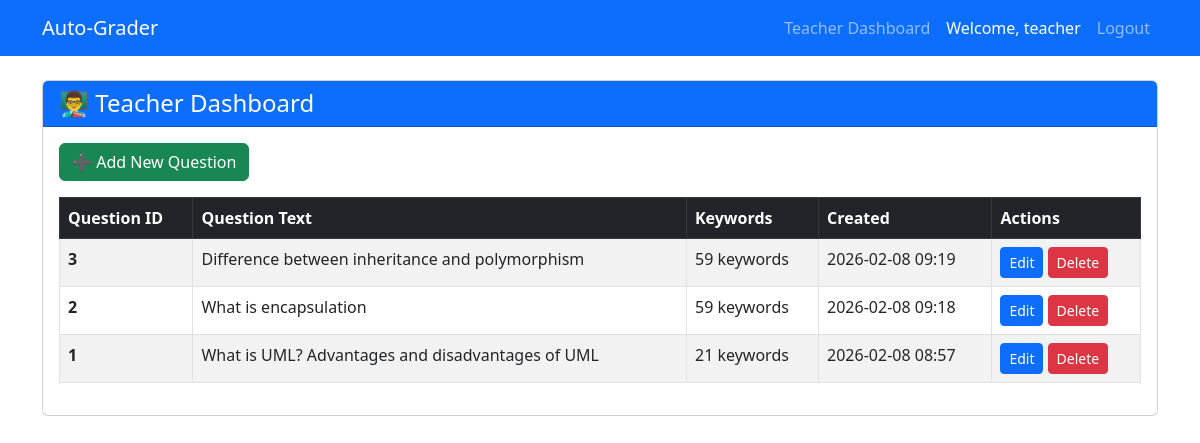
/api/teacher/dashboard/ (signed in), run on an earlier commit of the app's database.
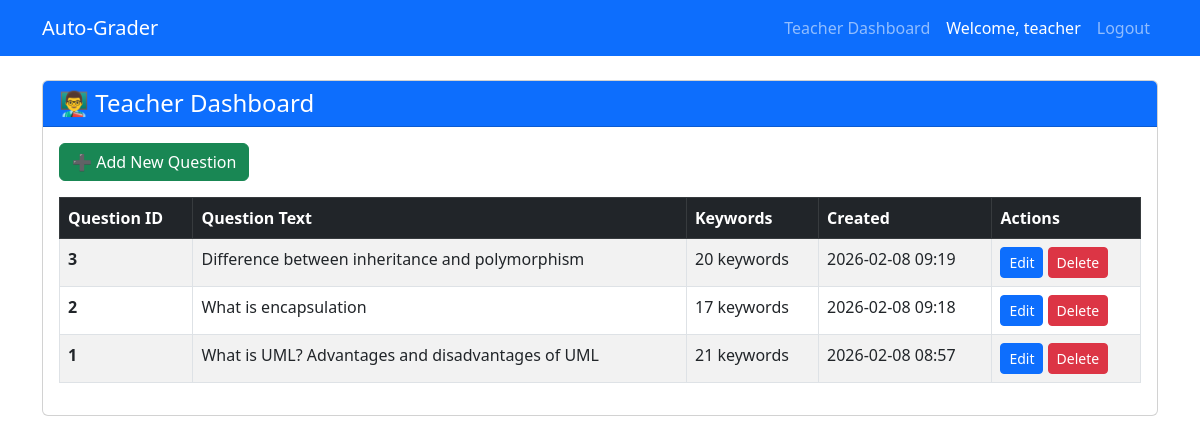
And on a later commit of the database.
### autograder/models.py (models this page shows, shortened)
class TeacherQuestion(models.Model):
    question_id = models.CharField(max_length=100, unique=True)
    question_text = models.TextField()
    expected_keywords = models.TextField(help_text="Comma-separated keywords")
    model_answer = models.TextField()
    created_at = models.DateTimeField(default=timezone.now)
    class Meta:
        ordering = ['-created_at']
        verbose_name = "Teacher Question"
        verbose_name_plural = "Teacher Questions"
    def get_expected_keywords(self):
        return [kw.strip().lower() for kw in self.expected_keywords.split(',') if kw.strip()]

### autograder/views.py (the view)
# urls.py: path('teacher/dashboard/', views.teacher_dashboard, name='teacher_dashboard'),
@user_passes_test(lambda u: u.is_staff)
def teacher_dashboard(request):
    questions = TeacherQuestion.objects.all().order_by('-created_at')
    return render(request, 'teacher/dashboard.html', {
        'questions': questions
    })

### autograder/templates/teacher/dashboard.html (shortened to what this page needs)
{% extends 'base.html' %}
{% block content %}
<div class="row mb-4">
    <div class="col-md-12">
        <div class="card">
            <div class="card-header bg-primary text-white">
                <h4 class="mb-0">👨‍🏫 Teacher Dashboard</h4>
            </div>
            <div class="card-body">
                <a href="{% url 'add_teacher_question' %}" class="btn btn-success mb-3">
                    ➕ Add New Question
                </a>
                <div class="table-responsive">
                    <table class="table table-striped table-bordered">
                        <thead class="table-dark">
                            <tr>
                                <th>Question ID</th>
                                <th>Question Text</th>
                                <th>Keywords</th>
                                <th>Created</th>
                                <th>Actions</th>
                            </tr>
                        </thead>
                        <tbody>
                            {% for q in questions %}
                            <tr>
                                <td><strong>{{ q.question_id }}</strong></td>
                                <td>{{ q.question_text|truncatewords:10 }}</td>
                                <td>{{ q.get_expected_keywords|length }} keywords</td>
                                <td>{{ q.created_at|date:"Y-m-d H:i" }}</td>
                                <td>
                                    <a href="{% url 'add_teacher_question' %}?edit={{ q.question_id }}"
                                       class="btn btn-sm btn-primary">Edit</a>
                                    <a href="{% url 'delete_teacher_question' q.question_id %}"
                                       class="btn btn-sm btn-danger"
                                       onclick="return confirm('Are you sure?')">Delete</a>
                                </td>
                            </tr>
                            {% empty %}
                            <tr>
                                <td colspan="5" class="text-center text-muted">No questions added yet</td>
                            </tr>
                            {% endfor %}
                        </tbody>
                    </table>
                </div>
            </div>
        </div>
    </div>
</div>
{% endblock %}

### autograder/templates/base.html (shortened to what this page needs)
<!DOCTYPE html>
<html lang="en">
<head>
    <link href="https://cdn.jsdelivr.net/npm/bootstrap@5.3.0/dist/css/bootstrap.min.css" rel="stylesheet">
</head>
<body>
    <nav class="navbar navbar-expand-lg navbar-dark bg-primary">
        <div class="container">
            <a class="navbar-brand" href="{% url 'student_interface' %}">Auto-Grader</a>
            <div class="navbar-nav ms-auto">
                {% if user.is_authenticated %}
                    {% if user.is_staff %}
                    <a class="nav-link" href="{% url 'teacher_dashboard' %}">Teacher Dashboard</a>
                    {% endif %}
                    <span class="nav-link text-white">Welcome, {{ user.username }}</span>
                    <a class="nav-link" href="{% url 'logout' %}">Logout</a>
                {% else %}
                    <a class="nav-link" href="{% url 'login' %}">Login</a>
                {% endif %}
            </div>
        </div>
    </nav>
    <div class="container mt-4">
        {% block content %}{% endblock %}
    </div>
</body>
</html>

What changed in the data, as far as the page shows it:
changed TeacherQuestion "Difference between inheritance and polymorphism": get_expected_keywords|length "59" → "20"
changed TeacherQuestion "What is encapsulation": get_expected_keywords|length "59" → "17"
